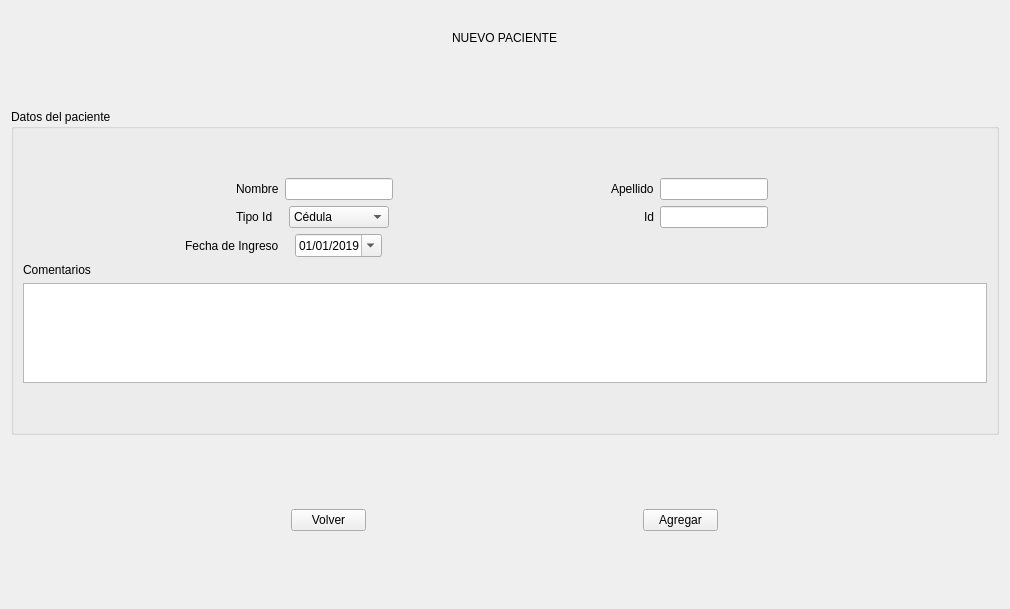
                    <widget class="QWidget" name="scrollAreaWidgetContents_5">
                     <property name="geometry">
                      <rect>
                       <x>0</x>
                       <y>0</y>
                       <width>1010</width>
                       <height>609</height>
                      </rect>
                     </property>
                     <layout class="QGridLayout" name="gridLayout_9">
                      <item row="3" column="0">
                       <widget class="QGroupBox" name="groupBox_10">
                        <property name="title">
                         <string>Datos del paciente</string>
                        </property>
                        <layout class="QGridLayout" name="gridLayout_17">
                         <item row="3" column="0">
                          <spacer name="horizontalSpacer_6">
                           <property name="orientation">
                            <enum>Qt::Horizontal</enum>
                           </property>
                           <property name="sizeHint" stdset="0">
                            <size>
                             <width>40</width>
                             <height>20</height>
                            </size>
                           </property>
                          </spacer>
                         </item>
                         <item row="7" column="0" colspan="8">
                          <widget class="QLabel" name="label_14">
                           <property name="text">
                            <string>Comentarios</string>
                           </property>
                          </widget>
                         </item>
                         <item row="3" column="7">
                          <spacer name="horizontalSpacer_7">
                           <property name="orientation">
                            <enum>Qt::Horizontal</enum>
                           </property>
                           <property name="sizeHint" stdset="0">
                            <size>
                             <width>40</width>
                             <height>20</height>
                            </size>
                           </property>
                          </spacer>
                         </item>
                         <item row="3" column="5">
                          <widget class="QLineEdit" name="lineEdit_7">
                           <property name="sizePolicy">
                            <sizepolicy hsizetype="Fixed" vsizetype="Fixed">
                             <horstretch>0</horstretch>
                             <verstretch>0</verstretch>
                            </sizepolicy>
                           </property>
                           <property name="maximumSize">
                            <size>
                             <width>150</width>
                             <height>16777215</height>
                            </size>
                           </property>
                           <property name="alignment">
                            <set>Qt::AlignCenter</set>
                           </property>
                          </widget>
                         </item>
                         <item row="4" column="2" alignment="Qt::AlignHCenter">
                          <widget class="QComboBox" name="comboBox_2">
                           <property name="sizePolicy">
                            <sizepolicy hsizetype="Fixed" vsizetype="Fixed">
                             <horstretch>0</horstretch>
                             <verstretch>0</verstretch>
                            </sizepolicy>
                           </property>
                           <property name="maximumSize">
                            <size>
                             <width>100</width>
                             <height>16777215</height>
                            </size>
                           </property>
                           <item>
                            <property name="text">
                             <string>Cédula</string>
                            </property>
                           </item>
                           <item>
                            <property name="text">
                             <string>Tarjeta de identidad</string>
                            </property>
                           </item>
                           <item>
                            <property name="text">
                             <string>Pasaporte</string>
                            </property>
                           </item>
                          </widget>
                         </item>
                         <item row="3" column="2" alignment="Qt::AlignHCenter">
                          <widget class="QLineEdit" name="lineEdit_6">
                           <property name="sizePolicy">
                            <sizepolicy hsizetype="Fixed" vsizetype="Fixed">
                             <horstretch>0</horstretch>
                             <verstretch>0</verstretch>
                            </sizepolicy>
                           </property>
                           <property name="maximumSize">
                            <size>
                             <width>150</width>
                             <height>16777215</height>
                            </size>
                           </property>
                           <property name="alignment">
                            <set>Qt::AlignCenter</set>
                           </property>
                          </widget>
                         </item>
                         <item row="8" column="0" colspan="8">
                          <widget class="QPlainTextEdit" name="plainTextEdit_2">
                           <property name="maximumSize">
                            <size>
                             <width>16777215</width>
                             <height>100</height>
                            </size>
                           </property>
                          </widget>
                         </item>
                         <item row="4" column="5">
                          <widget class="QLineEdit" name="lineEdit_8">
                           <property name="sizePolicy">
                            <sizepolicy hsizetype="Fixed" vsizetype="Fixed">
                             <horstretch>0</horstretch>
                             <verstretch>0</verstretch>
                            </sizepolicy>
                           </property>
                           <property name="maximumSize">
                            <size>
                             <width>150</width>
                             <height>16777215</height>
                            </size>
                           </property>
                           <property name="alignment">
                            <set>Qt::AlignCenter</set>
                           </property>
                          </widget>
                         </item>
                         <item row="3" column="3">
                          <spacer name="horizontalSpacer_25">
                           <property name="orientation">
                            <enum>Qt::Horizontal</enum>
                           </property>
                           <property name="sizeHint" stdset="0">
                            <size>
                             <width>40</width>
                             <height>20</height>
                            </size>
                           </property>
                          </spacer>
                         </item>
                         <item row="3" column="4">
                          <widget class="QLabel" name="label_10">
                           <property name="sizePolicy">
                            <sizepolicy hsizetype="Fixed" vsizetype="Preferred">
                             <horstretch>0</horstretch>
                             <verstretch>0</verstretch>
                            </sizepolicy>
                           </property>
                           <property name="maximumSize">
                            <size>
                             <width>150</width>
                             <height>16777215</height>
                            </size>
                           </property>
                           <property name="text">
                            <string>Apellido</string>
                           </property>
                          </widget>
                         </item>
                         <item row="4" column="4" alignment="Qt::AlignRight">
                          <widget class="QLabel" name="label_12">
                           <property name="sizePolicy">
                            <sizepolicy hsizetype="Fixed" vsizetype="Preferred">
                             <horstretch>0</horstretch>
                             <verstretch>0</verstretch>
                            </sizepolicy>
                           </property>
                           <property name="maximumSize">
                            <size>
                             <width>150</width>
                             <height>16777215</height>
                            </size>
                           </property>
                           <property name="text">
                            <string>Id</string>
                           </property>
                          </widget>
                         </item>
                         <item row="5" column="0" colspan="2" alignment="Qt::AlignRight">
                          <widget class="QLabel" name="label_13">
                           <property name="text">
                            <string>Fecha de Ingreso</string>
                           </property>
                          </widget>
                         </item>
                         <item row="3" column="1">
                          <widget class="QLabel" name="label_9">
                           <property name="sizePolicy">
                            <sizepolicy hsizetype="Fixed" vsizetype="Preferred">
                             <horstretch>0</horstretch>
                             <verstretch>0</verstretch>
                            </sizepolicy>
                           </property>
                           <property name="maximumSize">
                            <size>
                             <width>150</width>
                             <height>16777215</height>
                            </size>
                           </property>
                           <property name="text">
                            <string>Nombre</string>
                           </property>
                          </widget>
                         </item>
                         <item row="5" column="2" alignment="Qt::AlignHCenter">
                          <widget class="QDateEdit" name="dateEdit">
                           <property name="alignment">
                            <set>Qt::AlignCenter</set>
                           </property>
                           <property name="maximumDate">
                            <date>
                             <year>2099</year>
                             <month>1</month>
                             <day>1</day>
                            </date>
                           </property>
                           <property name="minimumDate">
                            <date>
                             <year>2019</year>
                             <month>1</month>
                             <day>1</day>
                            </date>
                           </property>
                           <property name="displayFormat">
                            <string>dd/MM/yyyy</string>
                           </property>
                           <property name="calendarPopup">
                            <bool>true</bool>
                           </property>
                          </widget>
                         </item>
                         <item row="4" column="1">
                          <widget class="QLabel" name="label_11">
                           <property name="sizePolicy">
                            <sizepolicy hsizetype="Fixed" vsizetype="Preferred">
                             <horstretch>0</horstretch>
                             <verstretch>0</verstretch>
                            </sizepolicy>
                           </property>
                           <property name="maximumSize">
                            <size>
                             <width>150</width>
                             <height>16777215</height>
                            </size>
                           </property>
                           <property name="text">
                            <string>Tipo Id</string>
                           </property>
                          </widget>
                         </item>
                         <item row="0" column="3">
                          <spacer name="verticalSpacer_28">
                           <property name="orientation">
                            <enum>Qt::Vertical</enum>
                           </property>
                           <property name="sizeHint" stdset="0">
                            <size>
                             <width>20</width>
                             <height>40</height>
                            </size>
                           </property>
                          </spacer>
                         </item>
                         <item row="9" column="3">
                          <spacer name="verticalSpacer_31">
                           <property name="orientation">
                            <enum>Qt::Vertical</enum>
                           </property>
                           <property name="sizeHint" stdset="0">
                            <size>
                             <width>20</width>
                             <height>40</height>
                            </size>
                           </property>
                          </spacer>
                         </item>
                        </layout>
                       </widget>
                      </item>
                      <item row="2" column="0">
                       <spacer name="verticalSpacer_7">
                        <property name="orientation">
                         <enum>Qt::Vertical</enum>
                        </property>
                        <property name="sizeType">
                         <enum>QSizePolicy::Expanding</enum>
                        </property>
                        <property name="sizeHint" stdset="0">
                         <size>
                          <width>20</width>
                          <height>20</height>
                         </size>
                        </property>
                       </spacer>
                      </item>
                      <item row="7" column="0">
                       <spacer name="verticalSpacer_4">
                        <property name="orientation">
                         <enum>Qt::Vertical</enum>
                        </property>
                        <property name="sizeHint" stdset="0">
                         <size>
                          <width>20</width>
                          <height>40</height>
                         </size>
                        </property>
                       </spacer>
                      </item>
                      <item row="1" column="0" alignment="Qt::AlignHCenter">
                       <widget class="QLabel" name="label_15">
                        <property name="text">
                         <string>NUEVO PACIENTE</string>
                        </property>
                       </widget>
                      </item>
                      <item row="0" column="0">
                       <spacer name="verticalSpacer_9">
                        <property name="orientation">
                         <enum>Qt::Vertical</enum>
                        </property>
                        <property name="sizeType">
                         <enum>QSizePolicy::Fixed</enum>
                        </property>
                        <property name="sizeHint" stdset="0">
                         <size>
                          <width>20</width>
                          <height>20</height>
                         </size>
                        </property>
                       </spacer>
                      </item>
                      <item row="6" column="0">
                       <widget class="QFrame" name="frame_4">
                        <property name="frameShape">
                         <enum>QFrame::NoFrame</enum>
                        </property>
                        <property name="frameShadow">
                         <enum>QFrame::Raised</enum>
                        </property>
                        <layout class="QGridLayout" name="gridLayout_47">
                         <item row="0" column="0">
                          <widget class="QPushButton" name="pushButton_38">
                           <property name="sizePolicy">
                            <sizepolicy hsizetype="Fixed" vsizetype="Fixed">
                             <horstretch>0</horstretch>
                             <verstretch>0</verstretch>
                            </sizepolicy>
                           </property>
                           <property name="maximumSize">
                            <size>
                             <width>75</width>
                             <height>16777215</height>
                            </size>
                           </property>
                           <property name="text">
                            <string>Volver</string>
                           </property>
                          </widget>
                         </item>
                         <item row="0" column="1">
                          <widget class="QPushButton" name="pushButton_13">
                           <property name="sizePolicy">
                            <sizepolicy hsizetype="Fixed" vsizetype="Fixed">
                             <horstretch>0</horstretch>
                             <verstretch>0</verstretch>
                            </sizepolicy>
                           </property>
                           <property name="maximumSize">
                            <size>
                             <width>75</width>
                             <height>16777215</height>
                            </size>
                           </property>
                           <property name="text">
                            <string>Agregar</string>
                           </property>
                          </widget>
                         </item>
                        </layout>
                       </widget>
                      </item>
                      <item row="5" column="0">
                       <spacer name="verticalSpacer">
                        <property name="orientation">
                         <enum>Qt::Vertical</enum>
                        </property>
                        <property name="sizeHint" stdset="0">
                         <size>
                          <width>20</width>
                          <height>40</height>
                         </size>
                        </property>
                       </spacer>
                      </item>
                     </layout>
                    </widget>
